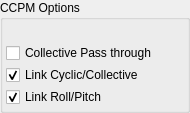
            <widget class="QGroupBox" name="SwashplateBox_4">
             <property name="sizePolicy">
              <sizepolicy hsizetype="Fixed" vsizetype="Maximum">
               <horstretch>0</horstretch>
               <verstretch>0</verstretch>
              </sizepolicy>
             </property>
             <property name="maximumSize">
              <size>
               <width>190</width>
               <height>16777215</height>
              </size>
             </property>
             <property name="title">
              <string>CCPM Options</string>
             </property>
             <layout class="QGridLayout" name="gridLayout_21">
              <property name="horizontalSpacing">
               <number>3</number>
              </property>
              <property name="verticalSpacing">
               <number>2</number>
              </property>
              <property name="margin">
               <number>3</number>
              </property>
              <item row="2" column="0">
               <widget class="QCheckBox" name="ccpmCollectivePassthrough">
                <property name="text">
                 <string>Collective Pass through</string>
                </property>
               </widget>
              </item>
              <item row="4" column="0">
               <widget class="QCheckBox" name="ccpmLinkRoll">
                <property name="text">
                 <string>Link Roll/Pitch</string>
                </property>
                <property name="checked">
                 <bool>true</bool>
                </property>
               </widget>
              </item>
              <item row="3" column="0">
               <widget class="QCheckBox" name="ccpmLinkCyclic">
                <property name="text">
                 <string>Link Cyclic/Collective</string>
                </property>
                <property name="checked">
                 <bool>true</bool>
                </property>
               </widget>
              </item>
              <item row="1" column="0">
               <spacer name="verticalSpacer_8">
                <property name="orientation">
                 <enum>Qt::Vertical</enum>
                </property>
                <property name="sizeType">
                 <enum>QSizePolicy::Fixed</enum>
                </property>
                <property name="sizeHint" stdset="0">
                 <size>
                  <width>20</width>
                  <height>20</height>
                 </size>
                </property>
               </spacer>
              </item>
             </layout>
            </widget>
